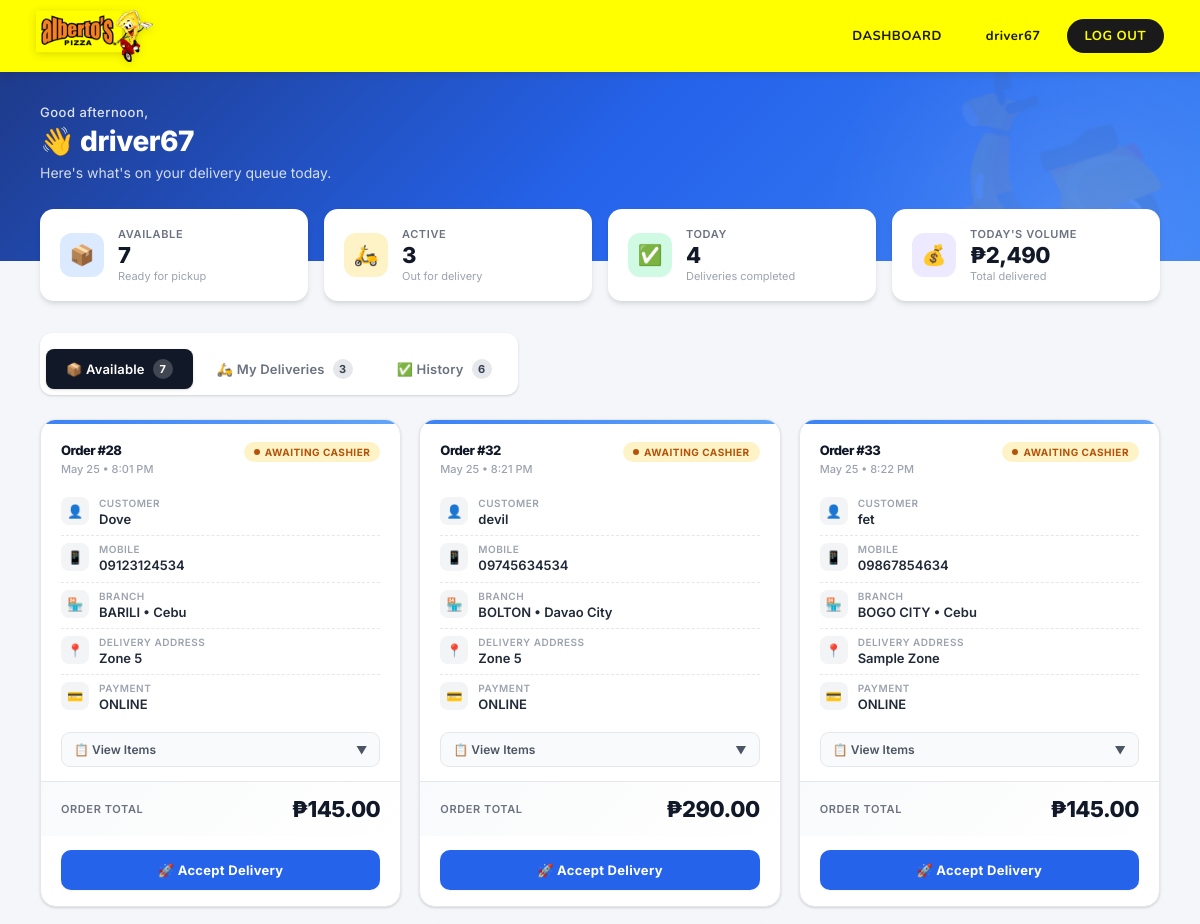
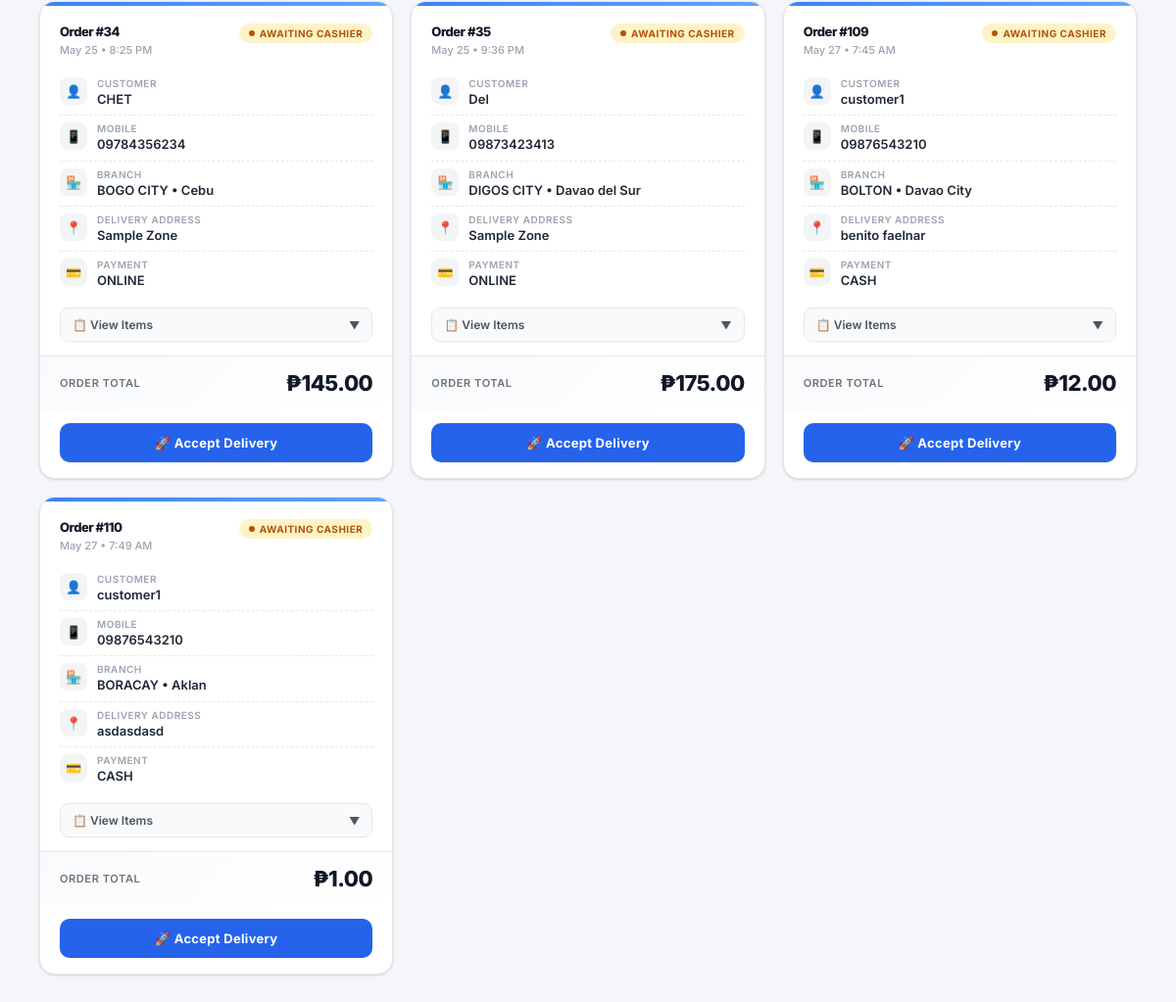
Screenshot of /driver.php (signed in) with the database file from the repository (2 pictures, top to bottom).
### tables this page shows
CREATE TABLE `orders` (
  `order_id` int NOT NULL AUTO_INCREMENT,
  `user_id` int DEFAULT NULL,
  `branch_id` int DEFAULT NULL,
  `address` text,
  `order_type` varchar(50) DEFAULT NULL,
  `payment_method` varchar(50) DEFAULT NULL,
  `status` varchar(50) DEFAULT 'pending',
  `created_at` timestamp NULL DEFAULT CURRENT_TIMESTAMP,
  `driver_id` int DEFAULT NULL,
  `updated_at` timestamp NULL DEFAULT NULL ON UPDATE CURRENT_TIMESTAMP,
  PRIMARY KEY (`order_id`),
  KEY `fk_order_branch` (`branch_id`),
  KEY `fk_order_user` (`user_id`),
  KEY `fk_order_driver` (`driver_id`),
  CONSTRAINT `fk_order_branch` FOREIGN KEY (`branch_id`) REFERENCES `branches` (`branch_id`) ON DELETE SET NULL ON UPDATE CASCADE,
  CONSTRAINT `fk_order_driver` FOREIGN KEY (`driver_id`) REFERENCES `users` (`user_id`) ON DELETE SET NULL ON UPDATE CASCADE,
  CONSTRAINT `fk_order_user` FOREIGN KEY (`user_id`) REFERENCES `users` (`user_id`) ON DELETE SET NULL ON UPDATE CASCADE
);

CREATE TABLE `branches` (
  `branch_id` int NOT NULL AUTO_INCREMENT,
  `branch_name` varchar(255) DEFAULT NULL,
  `location` varchar(255) DEFAULT NULL,
  PRIMARY KEY (`branch_id`)
);

### driver.php (the view, shortened to what this page needs)
<?php
include "db_connect.php";
$driver_id = intval($_SESSION['user_id']);
$driver_name = htmlspecialchars($_SESSION['username'] ?? 'Driver');
$availableQuery = "
    SELECT o.order_id, o.branch_id, o.address, o.order_type,
           o.payment_method, o.status, o.created_at, o.driver_id,
           COALESCE(u.username,      oc.customer_name) AS customer_name,
           COALESCE(u.mobile_number, oc.mobile_number) AS mobile_number,
           COALESCE(u.email,         oc.email)         AS email,
           (SELECT SUM(oi.quantity * pv.price)
            FROM order_items oi
            JOIN pizza_variants pv ON oi.variant_id = pv.variant_id
            WHERE oi.order_id = o.order_id)            AS total_amount,
           b.branch_name, b.location AS branch_location
    FROM orders o
    LEFT JOIN users          u  ON o.user_id  = u.user_id
    LEFT JOIN order_contacts oc ON o.order_id = oc.order_id
    LEFT JOIN branches       b  ON o.branch_id = b.branch_id
    WHERE o.order_type = 'DELIVERY'
      AND o.status IN ('pending', 'completed')
      AND o.driver_id IS NULL
    ORDER BY o.created_at ASC
";
$availableResult = $conn->query($availableQuery);
$availableRows = [];
while ($row = $availableResult->fetch_assoc()) $availableRows[] = $row;
$activeStmt = $conn->prepare("
    SELECT o.order_id, o.branch_id, o.address, o.order_type,
           o.payment_method, o.status, o.created_at, o.driver_id,
           COALESCE(u.username,      oc.customer_name) AS customer_name,
           COALESCE(u.mobile_number, oc.mobile_number) AS mobile_number,
           COALESCE(u.email,         oc.email)         AS email,
           (SELECT SUM(oi.quantity * pv.price)
            FROM order_items oi
            JOIN pizza_variants pv ON oi.variant_id = pv.variant_id
            WHERE oi.order_id = o.order_id)            AS total_amount,
           b.branch_name, b.location AS branch_location
    FROM orders o
    LEFT JOIN users          u  ON o.user_id  = u.user_id
    LEFT JOIN order_contacts oc ON o.order_id = oc.order_id
    LEFT JOIN branches       b  ON o.branch_id = b.branch_id
    WHERE o.order_type = 'DELIVERY' AND o.status = 'out_for_delivery' AND o.driver_id = ?
    ORDER BY o.created_at ASC
");
$activeStmt->bind_param("i", $driver_id);
$activeStmt->execute();
$activeResult = $activeStmt->get_result();
$activeRows = [];
while ($row = $activeResult->fetch_assoc()) $activeRows[] = $row;
$doneStmt = $conn->prepare("
    SELECT o.order_id, o.branch_id, o.address, o.order_type,
           o.payment_method, o.status, o.created_at, o.updated_at, o.driver_id,
           COALESCE(u.username,      oc.customer_name) AS customer_name,
           COALESCE(u.mobile_number, oc.mobile_number) AS mobile_number,
           (SELECT SUM(oi.quantity * pv.price)
            FROM order_items oi
            JOIN pizza_variants pv ON oi.variant_id = pv.variant_id
            WHERE oi.order_id = o.order_id)            AS total_amount,
           b.branch_name, b.location AS branch_location
    FROM orders o
    LEFT JOIN users          u  ON o.user_id  = u.user_id
    LEFT JOIN order_contacts oc ON o.order_id = oc.order_id
    LEFT JOIN branches       b  ON o.branch_id = b.branch_id
    WHERE o.order_type = 'DELIVERY' AND o.status = 'delivered' AND o.driver_id = ?
    ORDER BY o.updated_at DESC
    LIMIT 20
");
$doneStmt->bind_param("i", $driver_id);
$doneStmt->execute();
$doneResult = $doneStmt->get_result();
$doneRows = [];
while ($row = $doneResult->fetch_assoc()) $doneRows[] = $row;
$todayStmt = $conn->prepare("
    SELECT COUNT(*) AS today_count,
           COALESCE(SUM((SELECT SUM(oi.quantity * pv.price)
                         FROM order_items oi
                         JOIN pizza_variants pv ON oi.variant_id = pv.variant_id
                         WHERE oi.order_id = o.order_id)), 0) AS today_total
    FROM orders o
    WHERE o.driver_id = ?
      AND o.status = 'delivered'
      AND DATE(o.updated_at) = CURDATE()
");
$todayStmt->bind_param("i", $driver_id);
$todayStmt->execute();
$todayStats = $todayStmt->get_result()->fetch_assoc();
?>
<!DOCTYPE html>
<html lang="en">
<head>
  <link rel="stylesheet" href="css/style.css">
</head>
<body class="driver-page">
<header class="navbar">
  <img src="logo/Alberto's Pizza.png" class="logo-img" alt="Alberto's Pizza Logo">
  <div class="nav-links">
    <a href="driver.php">DASHBOARD</a>
    <a href="profile_staff.php"><?= htmlspecialchars($_SESSION['username'] ?? 'Profile') ?></a>
    <a href="logout.php">LOG OUT</a>
  </div>
</header>
<section class="d-hero">
  <div class="d-hero-inner">
    <div class="d-hero-greeting">
      <?php
        $hour = (int)date('H');
        $greet = $hour < 12 ? 'Good morning' : ($hour < 18 ? 'Good afternoon' : 'Good evening');
        echo $greet . ',';
      ?>
    </div>
    <h1>👋 <?= $driver_name ?></h1>
    <p class="d-hero-sub">Here's what's on your delivery queue today.</p>
  </div>
</section>
<section class="d-stats">
  <div class="d-stat-card">
    <div class="d-stat-icon blue">📦</div>
    <div class="d-stat-info">
      <div class="d-stat-label">Available</div>
      <div class="d-stat-value"><?= count($availableRows) ?></div>
      <div class="d-stat-meta">Ready for pickup</div>
    </div>
  </div>
  <div class="d-stat-card">
    <div class="d-stat-icon amber">🛵</div>
    <div class="d-stat-info">
      <div class="d-stat-label">Active</div>
      <div class="d-stat-value"><?= count($activeRows) ?></div>
      <div class="d-stat-meta">Out for delivery</div>
    </div>
  </div>
  <div class="d-stat-card">
    <div class="d-stat-icon green">✅</div>
    <div class="d-stat-info">
      <div class="d-stat-label">Today</div>
      <div class="d-stat-value"><?= (int)$todayStats['today_count'] ?></div>
      <div class="d-stat-meta">Deliveries completed</div>
    </div>
  </div>
  <div class="d-stat-card">
    <div class="d-stat-icon purple">💰</div>
    <div class="d-stat-info">
      <div class="d-stat-label">Today's Volume</div>
      <div class="d-stat-value">₱<?= number_format((float)$todayStats['today_total'], 0) ?></div>
      <div class="d-stat-meta">Total delivered</div>
    </div>
  </div>
</section>
<div class="d-tabs-wrap">
  <div class="d-tabs" role="tablist">
    <button class="d-tab active" data-tab="available">
      📦 Available
      <span class="d-tab-count"><?= count($availableRows) ?></span>
    </button>
    <button class="d-tab" data-tab="active">
      🛵 My Deliveries
      <span class="d-tab-count"><?= count($activeRows) ?></span>
    </button>
    <button class="d-tab" data-tab="done">
      ✅ History
      <span class="d-tab-count"><?= count($doneRows) ?></span>
    </button>
  </div>
</div>
<section class="d-panel" id="panel-available">
  <div class="d-grid">
    <?php if (empty($availableRows)): ?>
      <div class="d-empty">
        <div class="d-empty-icon">📭</div>
        <div class="d-empty-title">No deliveries available</div>
        <div class="d-empty-msg">Check back in a moment — new orders come in regularly.</div>
      </div>
    <?php else: foreach ($availableRows as $order):
    ?>
      <article class="d-card available">
        <div class="d-card-stripe"></div>
        <div class="d-card-body">
          <div class="d-card-head">
            <div>
              <div class="d-order-num">Order #<?= $order['order_id'] ?></div>
              <div class="d-time"><?= date('M d • g:i A', strtotime($order['created_at'])) ?></div>
            </div>
            <?php if ($order['status'] === 'pending'): ?>
              <span class="d-status amber">Awaiting Cashier</span>
            <?php else: ?>
              <span class="d-status blue">Ready</span>
            <?php endif; ?>
          </div>
          <div class="d-row">
            <div class="d-row-icon">👤</div>
            <div class="d-row-content">
              <div class="d-row-label">Customer</div>
              <div class="d-row-value"><?= htmlspecialchars($order['customer_name']) ?></div>
            </div>
          </div>
          <div class="d-row">
            <div class="d-row-icon">📱</div>
            <div class="d-row-content">
              <div class="d-row-label">Mobile</div>
              <div class="d-row-value"><?= htmlspecialchars($order['mobile_number']) ?></div>
            </div>
          </div>
          <div class="d-row">
            <div class="d-row-icon">🏪</div>
            <div class="d-row-content">
              <div class="d-row-label">Branch</div>
              <div class="d-row-value"><?= htmlspecialchars($order['branch_name'] . ' • ' . $order['branch_location']) ?></div>
            </div>
          </div>
          <div class="d-row">
            <div class="d-row-icon">📍</div>
            <div class="d-row-content">
              <div class="d-row-label">Delivery Address</div>
              <div class="d-row-value"><?= htmlspecialchars($order['address'] ?: '—') ?></div>
            </div>
          </div>
          <div class="d-row">
            <div class="d-row-icon">💳</div>
            <div class="d-row-content">
              <div class="d-row-label">Payment</div>
              <div class="d-row-value"><?= htmlspecialchars($order['payment_method']) ?></div>
            </div>
          </div>
          <button class="d-items-toggle" onclick="toggleItems(this)">
            <span>📋 View Items</span>
            <span class="d-items-chevron">▼</span>
          </button>
          <div class="d-total">
            <span class="d-total-label">Order Total</span>
            <span class="d-total-value">₱<?= number_format($order['total_amount'], 2) ?></span>
          </div>
          <button class="d-action accept" onclick="confirmAccept(<?= $order['order_id'] ?>, '<?= htmlspecialchars(addslashes($order['customer_name'])) ?>')">
            🚀 Accept Delivery
          </button>
        </div>
      </article>
    <?php endforeach; endif; ?>
  </div>
</section>
</body>
</html>

### css/style.css (style rules this page uses)
:root { --yellow: #FFFF00; --yellow-dark: #F5B800; --orange: #FF6B00; --orange-light:#FF8C2A; --red: #E53935; --green: #2E7D32; --green-light: #43A047; --amber: #F57C00; --bg: #F5F5F5; --white: #FFFFFF; --card-bg: #FFFFFF; --text-dark: #1A1A1A; --text-mid: #444444; --text-light: #888888; --border: #E0E0E0; --radius-sm: 6px; --radius-md: 10px; --radius-lg: 16px; --radius-pill: 999px; --shadow-sm: 0 1px 4px rgba(0,0,0,0.08); --shadow-md: 0 4px 16px rgba(0,0,0,0.10); --shadow-lg: 0 8px 32px rgba(0,0,0,0.13); --font-main: 'Nunito', sans-serif; --font-body: 'Poppins', sans-serif; }
*, *::before, *::after { box-sizing: border-box; margin: 0; padding: 0; }
body { font-family: var(--font-body); background: var(--bg); color: var(--text-dark); min-height: 100vh; }
.navbar { background: var(--yellow); display: flex; align-items: center; justify-content: space-between; padding: 0 36px; height: 72px; min-height: 72px; box-shadow: 0 2px 8px rgba(0,0,0,0.12); position: sticky; top: 0; z-index: 100; }
.logo-img { height: 52px; object-fit: contain; filter: drop-shadow(0 2px 4px rgba(0,0,0,0.15)); }
.nav-links { display: flex; align-items: center; gap: 8px; }
.nav-links a, .nav-links button { font-family: var(--font-main); font-weight: 700; font-size: 13px; letter-spacing: 0.5px; text-decoration: none; padding: 8px 18px; border-radius: var(--radius-pill); border: none; cursor: pointer; transition: background 0.18s, color 0.18s, transform 0.15s; color: var(--text-dark); background: transparent; margin-left: 0; }
.nav-links a[href="logout.php"], .nav-links a[href="login.php"] { background: var(--text-dark); color: var(--yellow); }
.add-btn, button { background: var(--orange); border: none; padding: 10px; margin-top: 10px; cursor: pointer; border-radius: var(--radius-sm); font-family: var(--font-body); font-weight: 600; transition: background 0.18s, transform 0.15s; }

### rows the page displays
orders: order_id "28", created_at "May 25 • 8:01 PM", status "AWAITING CASHIER", customer_name "Dove", mobile_number "09123124534", branch.location "BARILI • Cebu", address "Zone 5", payment_method "ONLINE", total_amount "145.00"
orders: order_id "32", created_at "May 25 • 8:21 PM", status "AWAITING CASHIER", customer_name "devil", mobile_number "09745634534", branch.location "BOLTON • Davao City", address "Zone 5", payment_method "ONLINE", total_amount "290.00"
orders: order_id "33", created_at "May 25 • 8:22 PM", status "AWAITING CASHIER", customer_name "fet", mobile_number "09867854634", branch.location "BOGO CITY • Cebu", address "Sample Zone", payment_method "ONLINE", total_amount "145.00"
orders: order_id "34", created_at "May 25 • 8:25 PM", status "AWAITING CASHIER", customer_name "CHET", mobile_number "09784356234", branch.location "BOGO CITY • Cebu", address "Sample Zone", payment_method "ONLINE", total_amount "145.00"
orders: order_id "35", created_at "May 25 • 9:36 PM", status "AWAITING CASHIER", customer_name "Del", mobile_number "09873423413", branch.location "DIGOS CITY • Davao del Sur", address "Sample Zone", payment_method "ONLINE", total_amount "175.00"
orders: order_id "109", created_at "May 27 • 7:45 AM", status "AWAITING CASHIER", customer_name "customer1", mobile_number "09876543210", branch.location "BOLTON • Davao City", address "benito faelnar", payment_method "CASH", total_amount "12.00"
orders: order_id "110", created_at "May 27 • 7:49 AM", status "AWAITING CASHIER", customer_name "customer1", mobile_number "09876543210", branch.location "BORACAY • Aklan", address "asdasdasd", payment_method "CASH", total_amount "1.00"

### other values shown
$_SESSION['username'] "driver67"
$driver_name "driver67"
count($availableRows) "7"
count($activeRows) "3"
$todayStats['today_count'] "4"
$todayStats['today_total'] "2,490"
count($doneRows) "6"
